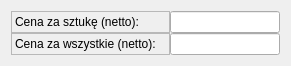
   <widget class="QWidget" name="layoutWidget_2">
    <property name="geometry">
     <rect>
      <x>20</x>
      <y>510</y>
      <width>291</width>
      <height>60</height>
     </rect>
    </property>
    <layout class="QHBoxLayout" name="horizontalLayout_2">
     <property name="spacing">
      <number>0</number>
     </property>
     <item>
      <layout class="QVBoxLayout" name="verticalLayout_37">
       <item>
        <widget class="QLabel" name="label_25">
         <property name="locale">
          <locale language="Polish" country="Poland"/>
         </property>
         <property name="frameShape">
          <enum>QFrame::StyledPanel</enum>
         </property>
         <property name="text">
          <string>Cena za sztukę (netto):        </string>
         </property>
        </widget>
       </item>
       <item>
        <widget class="QLabel" name="label_26">
         <property name="locale">
          <locale language="Polish" country="Poland"/>
         </property>
         <property name="frameShape">
          <enum>QFrame::StyledPanel</enum>
         </property>
         <property name="text">
          <string>Cena za wszystkie (netto):</string>
         </property>
        </widget>
       </item>
      </layout>
     </item>
     <item>
      <layout class="QVBoxLayout" name="verticalLayout_38">
       <item>
        <widget class="QLineEdit" name="nettoPriceBox">
         <property name="sizePolicy">
          <sizepolicy hsizetype="Expanding" vsizetype="Expanding">
           <horstretch>0</horstretch>
           <verstretch>0</verstretch>
          </sizepolicy>
         </property>
         <property name="locale">
          <locale language="Polish" country="Poland"/>
         </property>
         <property name="text">
          <string/>
         </property>
         <property name="readOnly">
          <bool>true</bool>
         </property>
        </widget>
       </item>
       <item>
        <widget class="QLineEdit" name="nettoWholePriceBox">
         <property name="sizePolicy">
          <sizepolicy hsizetype="Expanding" vsizetype="Expanding">
           <horstretch>0</horstretch>
           <verstretch>0</verstretch>
          </sizepolicy>
         </property>
         <property name="locale">
          <locale language="Polish" country="Poland"/>
         </property>
         <property name="text">
          <string/>
         </property>
         <property name="readOnly">
          <bool>true</bool>
         </property>
        </widget>
       </item>
      </layout>
     </item>
    </layout>
   </widget>
